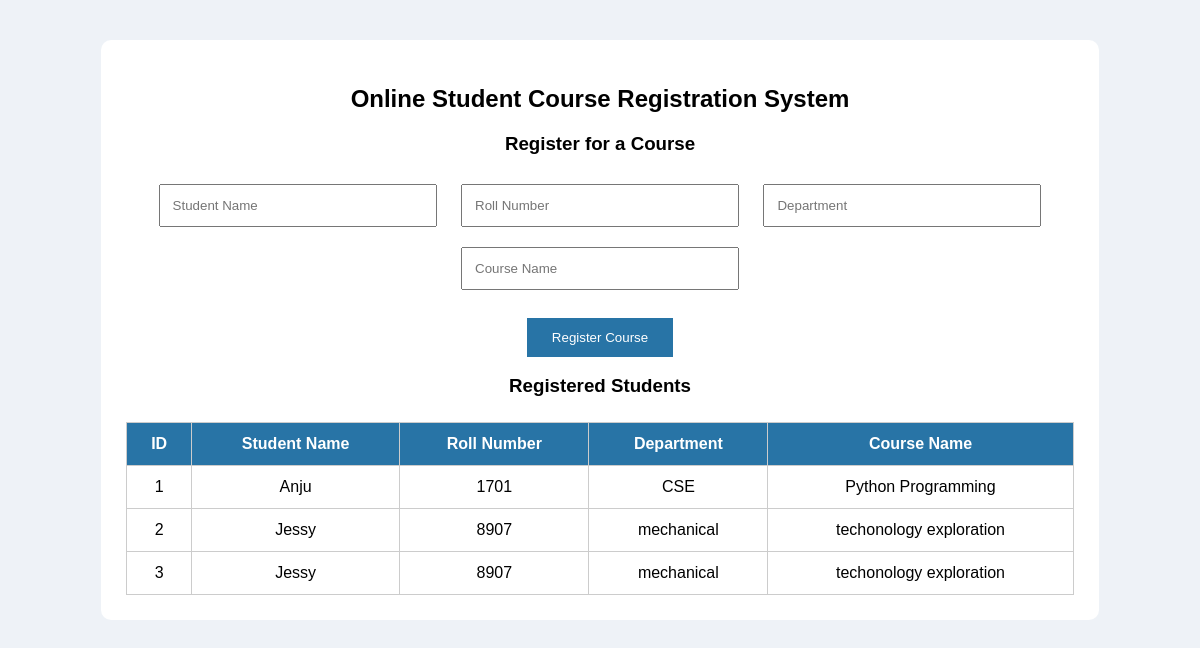
The page / on the database its author committed.
### tables this page shows
CREATE TABLE registrations (
            id INTEGER PRIMARY KEY AUTOINCREMENT,
            student_name TEXT NOT NULL,
            roll_number TEXT NOT NULL,
            department TEXT NOT NULL,
            course_name TEXT NOT NULL
        );

### app.py (the view, shortened to what this page needs)
@app.route('/', methods=['GET', 'POST'])
def index():
    message = ""
    conn = sqlite3.connect('courses.db')
    conn.row_factory = sqlite3.Row
    students = conn.execute('SELECT * FROM registrations').fetchall()
    conn.close()
    return render_template('index.html',
                           students=students,
                           message=message)

### templates/index.html (shortened to what this page needs)
<!DOCTYPE html>
<html>
<head>
</head>
<body>
<div class="container">
    <h2>Online Student Course Registration System</h2>
    <h3>Register for a Course</h3>
    <form method="POST">
        <input type="text" name="student_name"
               placeholder="Student Name" required>
        <input type="text" name="roll_number"
               placeholder="Roll Number" required>
        <input type="text" name="department"
               placeholder="Department" required>
        <input type="text" name="course_name"
               placeholder="Course Name" required>
        <br><br>
        <button type="submit">Register Course</button>
    </form>
    <h3>Registered Students</h3>
    <table>
        <tr>
            <th>ID</th>
            <th>Student Name</th>
            <th>Roll Number</th>
            <th>Department</th>
            <th>Course Name</th>
        </tr>
        {% for student in students %}
        <tr>
            <td>{{ student['id'] }}</td>
            <td>{{ student['student_name'] }}</td>
            <td>{{ student['roll_number'] }}</td>
            <td>{{ student['department'] }}</td>
            <td>{{ student['course_name'] }}</td>
        </tr>
        {% endfor %}
    </table>
</div>
</body>
</html>

### templates/index.html (style rules this page uses)
body { font-family: Arial; background: #eef2f7; text-align: center; }
.container { width: 80%; margin: 40px auto; padding: 25px; background: white; border-radius: 10px; }
input { padding: 12px; margin: 10px; width: 250px; }
button { padding: 12px 25px; background: #2874a6; color: white; border: none; cursor: pointer; }
table { width: 100%; margin-top: 25px; border-collapse: collapse; }
th, td { border: 1px solid #ccc; padding: 12px; }
th { background: #2874a6; color: white; }

### rows shown on the page
registrations: id "1", student_name "Anju", roll_number "1701", department "CSE", course_name "Python Programming"
registrations: id "2", student_name "Jessy", roll_number "8907", department "mechanical", course_name "techonology exploration"
registrations: id "3", student_name "Jessy", roll_number "8907", department "mechanical", course_name "techonology exploration"
